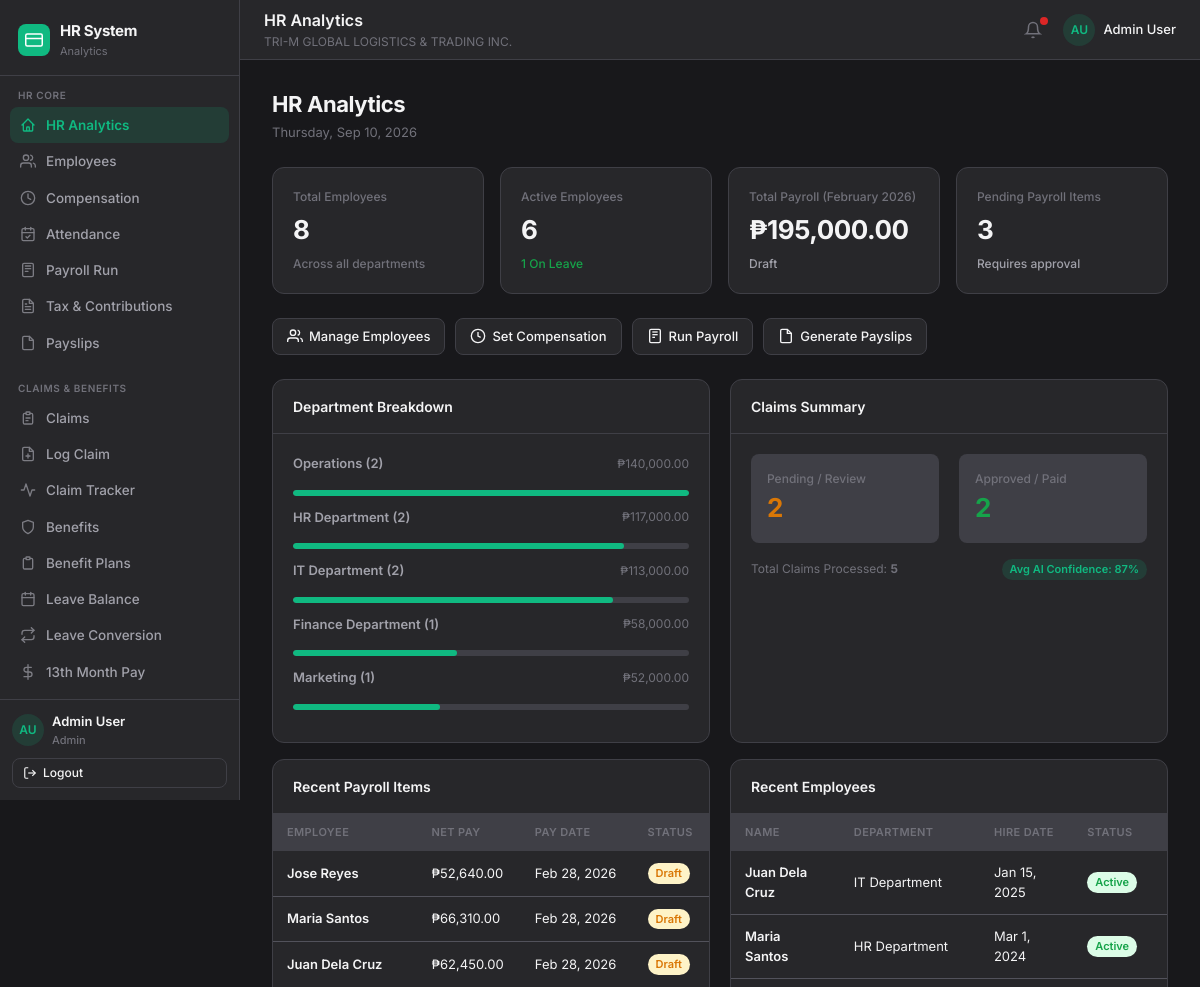
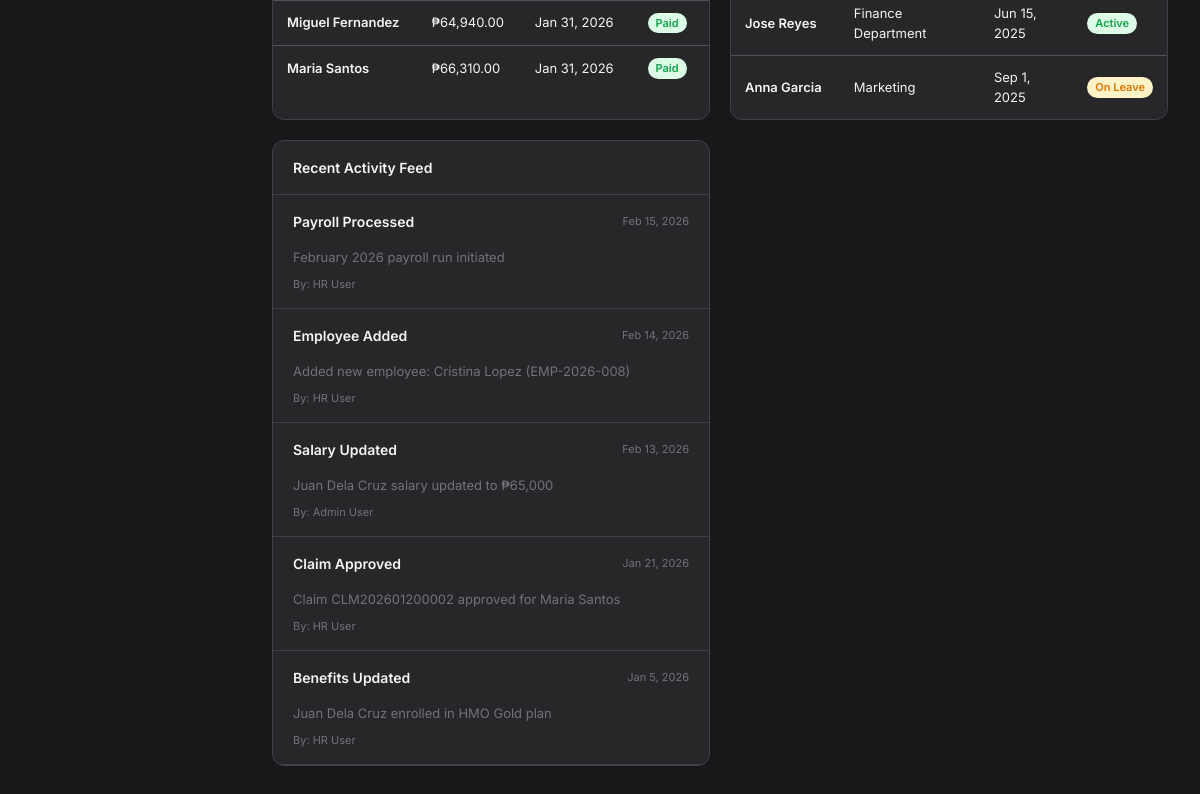
Page /index.php?page=dashboard (signed in) on the committed database (2 pictures, top to bottom).
### tables this page shows
CREATE TABLE IF NOT EXISTS payroll_runs (
  id           INT AUTO_INCREMENT PRIMARY KEY,
  period       VARCHAR(50)   NOT NULL,
  period_start DATE          NOT NULL,
  period_end   DATE          NOT NULL,
  total_gross  DECIMAL(14,2) NOT NULL DEFAULT 0,
  total_deductions DECIMAL(14,2) NOT NULL DEFAULT 0,
  total_net    DECIMAL(14,2) NOT NULL DEFAULT 0,
  status       ENUM('Draft','Processing','Approved','Paid') NOT NULL DEFAULT 'Draft',
  run_date     DATETIME      DEFAULT NULL,
  created_at   DATETIME      NOT NULL DEFAULT CURRENT_TIMESTAMP
);

CREATE TABLE IF NOT EXISTS payroll_items (
  id              INT AUTO_INCREMENT PRIMARY KEY,
  payroll_run_id  INT           NOT NULL,
  employee_id     VARCHAR(20)   NOT NULL,
  employee_name   VARCHAR(200)  NOT NULL,
  department      VARCHAR(100)  DEFAULT NULL,
  days_worked     DECIMAL(4,1)  NOT NULL DEFAULT 22,
  ot_hours        DECIMAL(6,1)  NOT NULL DEFAULT 0,
  basic_pay       DECIMAL(12,2) NOT NULL DEFAULT 0,
  overtime_pay    DECIMAL(12,2) NOT NULL DEFAULT 0,
  allowances      DECIMAL(12,2) NOT NULL DEFAULT 0,
  claims_amount   DECIMAL(12,2) NOT NULL DEFAULT 0,
  gross_pay       DECIMAL(12,2) NOT NULL DEFAULT 0,
  sss_ee          DECIMAL(10,2) NOT NULL DEFAULT 0,
  sss_er          DECIMAL(10,2) NOT NULL DEFAULT 0,
  philhealth_ee   DECIMAL(10,2) NOT NULL DEFAULT 0,
  philhealth_er   DECIMAL(10,2) NOT NULL DEFAULT 0,
  pagibig_ee      DECIMAL(10,2) NOT NULL DEFAULT 0,
  pagibig_er      DECIMAL(10,2) NOT NULL DEFAULT 0,
  withholding_tax DECIMAL(10,2) NOT NULL DEFAULT 0,
  loans_deduction DECIMAL(10,2) NOT NULL DEFAULT 0,
  total_deductions DECIMAL(12,2) NOT NULL DEFAULT 0,
  net_pay         DECIMAL(12,2) NOT NULL DEFAULT 0,
  ewallet_provider VARCHAR(30)  DEFAULT NULL,
  status          ENUM('Draft','Approved','Paid') NOT NULL DEFAULT 'Draft',
  is_included     TINYINT(1)    NOT NULL DEFAULT 1,
  pay_date        DATE          DEFAULT NULL,
  FOREIGN KEY (payroll_run_id) REFERENCES payroll_runs(id) ON DELETE CASCADE,
  FOREIGN KEY (employee_id) REFERENCES employees(id) ON DELETE CASCADE
);

CREATE TABLE IF NOT EXISTS employees (
  id                VARCHAR(20)  PRIMARY KEY,
  code              VARCHAR(30)  NOT NULL UNIQUE,
  first_name        VARCHAR(100) NOT NULL,
  middle_name       VARCHAR(100) DEFAULT NULL,
  last_name         VARCHAR(100) NOT NULL,
  suffix            VARCHAR(20)  DEFAULT NULL,
  email             VARCHAR(255) DEFAULT NULL,
  mobile            VARCHAR(20)  DEFAULT NULL,
  birth_date        DATE         DEFAULT NULL,
  gender            ENUM('Male','Female','Other') DEFAULT NULL,
  department        VARCHAR(100) NOT NULL,
  position          VARCHAR(100) NOT NULL,
  employment_type   ENUM('Regular','Probationary','Contractual') NOT NULL DEFAULT 'Regular',
  hire_date         DATE         NOT NULL,
  basic_salary      DECIMAL(12,2) NOT NULL DEFAULT 0,
  status            ENUM('Active','On Leave','Resigned','Terminated') NOT NULL DEFAULT 'Active',
   
  sss               VARCHAR(30)  DEFAULT NULL,
  philhealth        VARCHAR(30)  DEFAULT NULL,
  pagibig           VARCHAR(30)  DEFAULT NULL,
  tin               VARCHAR(30)  DEFAULT NULL,
   
  ewallet_provider  VARCHAR(30)  DEFAULT NULL,
  ewallet_account   VARCHAR(50)  DEFAULT NULL,
  ewallet_name      VARCHAR(100) DEFAULT NULL,
  ewallet_primary   TINYINT(1)   NOT NULL DEFAULT 1,
  created_at        DATETIME     NOT NULL DEFAULT CURRENT_TIMESTAMP,
  updated_at        DATETIME     NOT NULL DEFAULT CURRENT_TIMESTAMP ON UPDATE CURRENT_TIMESTAMP
);

CREATE TABLE IF NOT EXISTS audit_log (
  id         INT AUTO_INCREMENT PRIMARY KEY,
  user_id    INT          DEFAULT NULL,
  user_name  VARCHAR(200) DEFAULT NULL,
  action     VARCHAR(100) NOT NULL,
  details    TEXT         DEFAULT NULL,
  ip_address VARCHAR(45)  DEFAULT NULL,
  created_at DATETIME     NOT NULL DEFAULT CURRENT_TIMESTAMP
);

### index.php (called while the page is built, shortened)
<?php
require_once __DIR__ . '/includes/config.php';
$page = preg_replace('/[^a-z0-9_]/', '', strtolower($_GET['page'] ?? 'dashboard'));
$pageFile = __DIR__ . '/pages/' . $page . '.php';
include $pageFile;

### includes/config.php (called while the page is built, shortened)
<?php
function formatCurrency(float $amount): string {
    return '₱' . number_format($amount, 2);
}
function formatDate(?string $date): string {
    $ts = strtotime($date);
    return $ts ? date('M j, Y', $ts) : '';
}
function getStatusBadgeClass(string $status): string {
    return match($status) {
        'Active', 'Paid', 'Approved', 'Released'                         => 'badge-success',
        'Pending', 'Processing', 'AI Review', 'Pending Approval','On Leave','Draft' => 'badge-warning',
        'Enrolled'                                                         => 'badge-info',
        'Regular'                                                          => 'badge-muted',
        'Rejected', 'Resigned', 'Terminated', 'Cancelled'                => 'badge-danger',
        default                                                            => 'badge-muted',
    };
}

### pages/dashboard.php (the view, shortened to what this page needs)
<?php
require_once __DIR__ . '/../includes/config.php';
$pdo = getDB();
$totalEmp = $pdo->query("SELECT COUNT(*) FROM employees")->fetchColumn();
$activeEmp = $pdo->query("SELECT COUNT(*) FROM employees WHERE status = 'Active'")->fetchColumn();
$onLeaveEmp = $pdo->query("SELECT COUNT(*) FROM employees WHERE status = 'On Leave'")->fetchColumn();
$latestRun = $pdo->query("SELECT period, total_gross, status FROM payroll_runs ORDER BY id DESC LIMIT 1")->fetch() ?: ['period' => 'N/A', 'total_gross' => 0, 'status' => 'N/A'];
$pendingPayrollCount = $pdo->query("SELECT COUNT(*) FROM payroll_items WHERE status = 'Draft'")->fetchColumn();
$recentPayroll = $pdo->query("SELECT employee_name, net_pay, pay_date, status FROM payroll_items ORDER BY id DESC LIMIT 5")->fetchAll();
$recentEmployees = $pdo->query("SELECT first_name, last_name, department, hire_date, status FROM employees ORDER BY created_at DESC LIMIT 4")->fetchAll();
$deptBreakdown = $pdo->query("SELECT department, COUNT(*) as emp_count, SUM(basic_salary) as total_sal FROM employees GROUP BY department ORDER BY total_sal DESC")->fetchAll();
$recentAudit = $pdo->query("SELECT * FROM audit_log ORDER BY created_at DESC LIMIT 5")->fetchAll();
$totalClaims = $pdo->query("SELECT COUNT(*) FROM claims")->fetchColumn();
$pendingClaims = $pdo->query("SELECT COUNT(*) FROM claims WHERE status IN ('Pending', 'AI Review')")->fetchColumn();
$approvedClaims = $pdo->query("SELECT COUNT(*) FROM claims WHERE status IN ('Approved', 'Paid')")->fetchColumn();
$avgConfidence = $pdo->query("SELECT AVG(ai_confidence) FROM claims")->fetchColumn() ?: 0;
include __DIR__ . '/../includes/header.php';
include __DIR__ . '/../includes/sidebar.php';
?>
<div class="app-main">
  <?php include __DIR__ . '/../includes/topbar.php'; ?>
  <div class="page-content">
    <div class="page-header">
      <div>
        <h1>HR Analytics</h1>
        <p><?= date('l, M d, Y') ?></p>
      </div>
    </div>
    <div class="stats-grid">
      <div class="stat-card">
        <div class="stat-label">Total Employees</div>
        <div class="stat-value"><?= number_format($totalEmp) ?></div>
        <div class="stat-change neutral">Across all departments</div>
      </div>
      <div class="stat-card">
        <div class="stat-label">Active Employees</div>
        <div class="stat-value"><?= number_format($activeEmp) ?></div>
        <div class="stat-change positive"><?= $onLeaveEmp ?> On Leave</div>
      </div>
      <div class="stat-card">
        <div class="stat-label">Total Payroll (<?= htmlspecialchars($latestRun['period']) ?>)</div>
        <div class="stat-value"><?= formatCurrency($latestRun['total_gross']) ?></div>
        <div class="stat-change <?= $latestRun['status'] === 'Paid' ? 'positive' : 'warning' ?>"><?= htmlspecialchars($latestRun['status']) ?></div>
      </div>
      <div class="stat-card">
        <div class="stat-label">Pending Payroll Items</div>
        <div class="stat-value"><?= number_format($pendingPayrollCount) ?></div>
        <div class="stat-change warning">Requires approval</div>
      </div>
    </div>
    <div class="quick-actions">
      <a href="?page=employees" class="btn btn-secondary"><svg width="16" height="16" fill="none" stroke="currentColor" stroke-width="2" viewBox="0 0 24 24"><path d="M17 21v-2a4 4 0 00-4-4H5a4 4 0 00-4 4v2"/><circle cx="9" cy="7" r="4"/><path d="M23 21v-2a4 4 0 00-3-3.87"/><path d="M16 3.13a4 4 0 010 7.75"/></svg> Manage Employees</a>
      <a href="?page=compensation" class="btn btn-secondary"><svg width="16" height="16" fill="none" stroke="currentColor" stroke-width="2" viewBox="0 0 24 24"><circle cx="12" cy="12" r="10"/><path d="M12 6v6l4 2"/></svg> Set Compensation</a>
      <a href="?page=payroll_run" class="btn btn-secondary"><svg width="16" height="16" fill="none" stroke="currentColor" stroke-width="2" viewBox="0 0 24 24"><rect x="4" y="2" width="16" height="20" rx="2" ry="2"/><line x1="8" y1="6" x2="16" y2="6"/><line x1="8" y1="10" x2="16" y2="10"/><line x1="8" y1="14" x2="12" y2="14"/></svg> Run Payroll</a>
      <a href="?page=payslips" class="btn btn-secondary"><svg width="16" height="16" fill="none" stroke="currentColor" stroke-width="2" viewBox="0 0 24 24"><path d="M14 2H6a2 2 0 00-2 2v16a2 2 0 002 2h12a2 2 0 002-2V8z"/><polyline points="14 2 14 8 20 8"/></svg> Generate Payslips</a>
    </div>
    <div class="grid-2">
      <div class="card mb-4">
        <div class="card-header">
          <h3>Department Breakdown</h3>
        </div>
        <div class="card-body">
          <?php
          $maxSal = $deptBreakdown ? max(array_column($deptBreakdown, 'total_sal')) : 1;
          foreach ($deptBreakdown as $dept):
            $pct = ($dept['total_sal'] / $maxSal) * 100;
          ?>
          <div style="margin-bottom: 12px;">
            <div class="flex justify-between items-center mb-4">
              <span class="font-semibold" style="font-size:13px;"><?= htmlspecialchars($dept['department']) ?> (<?= $dept['emp_count'] ?>)</span>
              <span class="text-muted"><?= formatCurrency($dept['total_sal']) ?></span>
            </div>
            <div class="progress-bar-track">
              <div class="progress-bar-fill" style="width: <?= $pct ?>%"></div>
            </div>
          </div>
          <?php endforeach; ?>
        </div>
      </div>
      <div class="card mb-4">
        <div class="card-header">
          <h3>Claims Summary</h3>
        </div>
        <div class="card-body">
          <div class="grid-2 mb-4">
            <div style="padding: 16px; background: var(--surface-alt); border-radius: var(--radius);">
              <div class="stat-label">Pending / Review</div>
              <div class="stat-value" style="color: var(--warning);"><?= number_format($pendingClaims) ?></div>
            </div>
            <div style="padding: 16px; background: var(--surface-alt); border-radius: var(--radius);">
              <div class="stat-label">Approved / Paid</div>
              <div class="stat-value" style="color: var(--success);"><?= number_format($approvedClaims) ?></div>
            </div>
          </div>
          <div class="flex justify-between items-center mt-4">
            <span class="text-muted">Total Claims Processed: <strong><?= number_format($totalClaims) ?></strong></span>
            <span class="badge badge-primary">Avg AI Confidence: <?= round($avgConfidence, 1) ?>%</span>
          </div>
        </div>
      </div>
    </div>
    <div class="grid-2">
      <div class="card">
        <div class="card-header">
          <h3>Recent Payroll Items</h3>
        </div>
        <div class="table-wrap">
          <table>
            <thead>
              <tr>
                <th>Employee</th>
                <th>Net Pay</th>
                <th>Pay Date</th>
                <th>Status</th>
              </tr>
            </thead>
            <tbody>
              <?php foreach ($recentPayroll as $pr): ?>
              <tr>
                <td class="font-semibold"><?= htmlspecialchars($pr['employee_name']) ?></td>
                <td><?= formatCurrency($pr['net_pay']) ?></td>
                <td><?= formatDate($pr['pay_date']) ?: '-' ?></td>
                <td><span class="badge <?= getStatusBadgeClass($pr['status']) ?>"><?= htmlspecialchars($pr['status']) ?></span></td>
              </tr>
              <?php endforeach; ?>
            </tbody>
          </table>
        </div>
      </div>
      <div class="card">
        <div class="card-header">
          <h3>Recent Employees</h3>
        </div>
        <div class="table-wrap">
          <table>
            <thead>
              <tr>
                <th>Name</th>
                <th>Department</th>
                <th>Hire Date</th>
                <th>Status</th>
              </tr>
            </thead>
            <tbody>
              <?php foreach ($recentEmployees as $emp): ?>
              <tr>
                <td class="font-semibold"><?= htmlspecialchars($emp['first_name'] . ' ' . $emp['last_name']) ?></td>
                <td><?= htmlspecialchars($emp['department']) ?></td>
                <td><?= formatDate($emp['hire_date']) ?></td>
                <td><span class="badge <?= getStatusBadgeClass($emp['status']) ?>"><?= htmlspecialchars($emp['status']) ?></span></td>
              </tr>
              <?php endforeach; ?>
            </tbody>
          </table>
        </div>
      </div>
    </div>
    <div class="grid-2" style="margin-top: 20px;">
        <div class="card">
            <div class="card-header">
                <h3>Recent Activity Feed</h3>
            </div>
            <div class="card-body" style="padding: 0;">
                <?php foreach ($recentAudit as $log): ?>
                <div style="padding: 16px 20px; border-bottom: 1px solid var(--border);">
                    <div class="flex justify-between items-center mb-4">
                        <span class="font-semibold text-main"><?= htmlspecialchars($log['action']) ?></span>
                        <span class="text-muted" style="font-size: 11px;"><?= formatDate($log['created_at']) ?></span>
                    </div>
                    <p style="font-size: 13px; color: var(--text-muted); margin:0;"><?= htmlspecialchars($log['details']) ?></p>
                    <div style="font-size: 11px; margin-top: 8px; color: var(--text-muted);">By: <?= htmlspecialchars($log['user_name'] ?? 'System') ?></div>
                </div>
                <?php endforeach; ?>
            </div>
        </div>
    </div>
  </div>
</div>
<?php include __DIR__ . '/../includes/footer.php'; ?>

### rows in the picture
payroll_runs: period "February 2026", total_gross "₱195,000.00", status "Draft"
payroll_items: employee_name "Jose Reyes", net_pay "₱52,640.00", pay_date "Feb 28, 2026", status "Draft"
payroll_items: employee_name "Maria Santos", net_pay "₱66,310.00", pay_date "Feb 28, 2026", status "Draft"
payroll_items: employee_name "Juan Dela Cruz", net_pay "₱62,450.00", pay_date "Feb 28, 2026", status "Draft"
payroll_items: employee_name "Miguel Fernandez", net_pay "₱64,940.00", pay_date "Jan 31, 2026", status "Paid"
payroll_items: employee_name "Maria Santos", net_pay "₱66,310.00", pay_date "Jan 31, 2026", status "Paid"
employees: first_name+last_name "Juan Dela Cruz", department "IT Department", hire_date "Jan 15, 2025", status "Active"
employees: first_name+last_name "Maria Santos", department "HR Department", hire_date "Mar 1, 2024", status "Active"
employees: first_name+last_name "Jose Reyes", department "Finance Department", hire_date "Jun 15, 2025", status "Active"
employees: first_name+last_name "Anna Garcia", department "Marketing", hire_date "Sep 1, 2025", status "On Leave"
audit_log: action "Payroll Processed", created_at "Feb 15, 2026", details "February 2026 payroll run initiated", user_name "HR User"
audit_log: action "Employee Added", created_at "Feb 14, 2026", details "Added new employee: Cristina Lopez (EMP-2026-008)", user_name "HR User"
audit_log: action "Salary Updated", created_at "Feb 13, 2026", details "Juan Dela Cruz salary updated to ₱65,000", user_name "Admin User"
audit_log: action "Claim Approved", created_at "Jan 21, 2026", details "Claim CLM202601200002 approved for Maria Santos", user_name "HR User"
audit_log: action "Benefits Updated", created_at "Jan 5, 2026", details "Juan Dela Cruz enrolled in HMO Gold plan", user_name "HR User"

### other values in the picture
$section "HR CORE"
$item['label'] "HR Analytics"
$item['label'] "Employees"
$item['label'] "Compensation"
$item['label'] "Attendance"
$item['label'] "Payroll Run"
$item['label'] "Tax & Contributions"
$item['label'] "Payslips"
$section "CLAIMS & BENEFITS"
$item['label'] "Claims"
$item['label'] "Log Claim"
$item['label'] "Claim Tracker"
$item['label'] "Benefits"
$item['label'] "Benefit Plans"
$item['label'] "Leave Balance"
